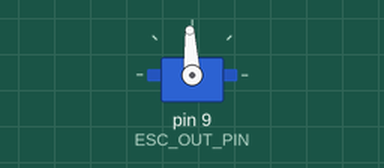
This sketch was run on a simulated Arduino Uno, built with avr-gcc and run on an emulated ATmega328P. On the bench: servo. What the sketch prints to the serial monitor is not drawn. At 10.0 s the program stops and its outputs stay as they are.

Above: at 0.1 s.
At 4.1 s:
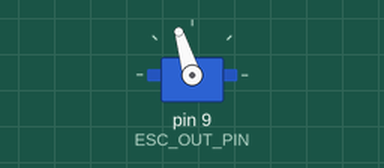
Timing chart, 0 to 5.6 s (numbered marks = the images above):
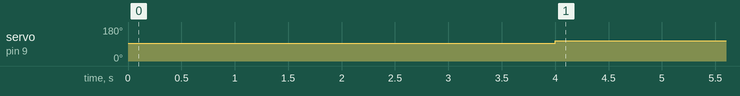

Measured:
- by itself, servo on pin 9 (ESC_OUT_PIN): 93° → 107° at 4.0 s

The sketch:

ESC_Single_Test.ino
```cpp
#include <Servo.h>

#define ESC_OUT_PIN 9

#define CAL_SIGNAL 1500
#define TEST_SIGNAL 1650

Servo motor;

unsigned long ulTimeStart;
unsigned long loops;
unsigned long ulTimeNow;

void setup() {
  //initialize Serial output
  Serial.begin(9600);

  //attach output pins
  motor.attach(ESC_OUT_PIN);

  //Calibrate ESCs with idle signal
  setSpeedSignal(CAL_SIGNAL);

  //initialize timer
  ulTimeStart = millis();

  //initiliaze cycle counter
  loops = 0;
}

void loop() {
  //Ensure ESCs are calibrated by sending idles signal for a
  //minimum of 4 seconds.
  ulTimeNow = millis() - ulTimeStart;
  if (ulTimeNow <= 4000) {
    setSpeedSignal(CAL_SIGNAL);
  }
  else {
    setSpeedSignal(TEST_SIGNAL);
  }
  //count loops
  ++loops;

  if(loops % 10000 == 0) {
    Serial.print("Loop: ");
    Serial.println(loops);
  }
  ulTimeNow = millis() - ulTimeStart;
  if(ulTimeNow >= 10000) {
    Serial.print("loops per second (loops/seconds): ");
    Serial.println(loops/ulTimeNow);
    while(1) {}
  }
}

void setSpeedSignal(unsigned short val) {
    motor.writeMicroseconds(val);
}
```
